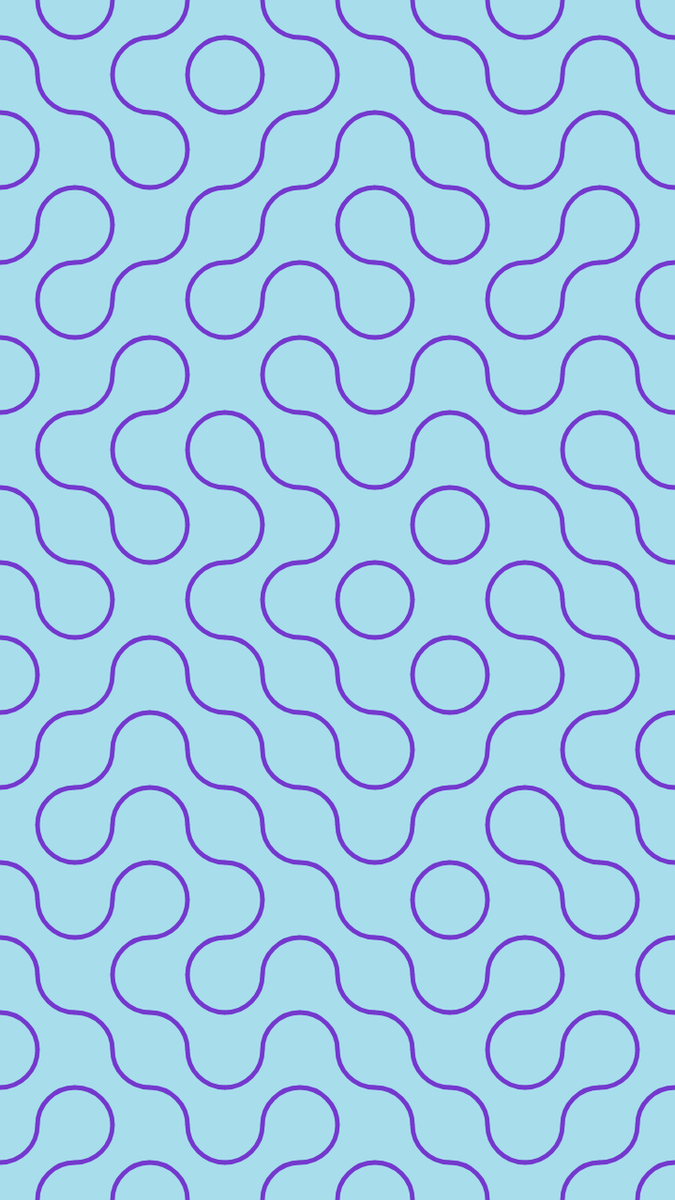
Frame 1 (no input)
Frame 60 (no input): identical to frame 1, image omitted
Frame 120 (the mouse pressed at the canvas centre since frame 60): identical to frame 1, image omitted

The p5.js sketch that drew this single still picture (run headless with seeded random() and noise() and a simulated clock; from frame 60 on, the mouse is pressed at the canvas centre):

// p5.js sketch
// ── sketch.js
///////////////////////////////////////////////////////////////////////////////////
// VARIABLES
///////////////////////////////////////////////////////////////////////////////////
let t = [];
let SIZE = 80;
let sizeOpts = [40, 80];
let phase = "wait";
let sw = 8;
let counter = 0;
let waitCounter = 0;
let r, g, b, lineCol, bgCol, rectCol;

let r2, g2, b2, lineCol2, bgCol2, rectCol2;

let DEBUG = false;
const INTERACTION_KEY = 53;

///////////////////////////////////////////////////////////////////////////////////
// HELPER FUNCS
///////////////////////////////////////////////////////////////////////////////////
function keyPressed() {
    if (keyCode === INTERACTION_KEY) {
      restart();
    }
  }
const restart = () => {
  t = [];
  SIZE = random(sizeOpts);
  counter = 0;
  waitCounter = 0;
  sw = random(3, 12);
  loadTiles();
  chooseMovingTiles();
  chooseColors();
  chooseSecondaryColors();
};
const loadTiles = () => {
  for (let i = SIZE / 2; i < width; i += SIZE) {
    for (let j = SIZE / 2; j < height; j += SIZE) {
      t.push(new Tile(i, j));
    }
  }
};

const chooseMovingTiles = () => {
  t = t.map((x) => {
    x.m = random() < 0.3;
    return x;
  });
};

const chooseColors = () => {
  r = random(255);
  g = random(255);
  b = random(255);

  lineCol = color(random(255), random(255), random(255));

  bgCol = color(
    (r + random(30, 225)) % 255,
    (g + random(30, 225)) % 255,
    (b + random(30, 225)) % 255
  );

  rectCol = color(
    (r + random(30, 225)) % 255,
    (g + random(30, 225)) % 255,
    (b + random(30, 225)) % 255
  );
};

const chooseSecondaryColors = () => {
  r2 = random(255);
  g2 = random(255);
  b2 = random(255);

  lineCol2 = color(r2, g2, b2);

  bgCol2 = color(
    (r2 + random(30, 225)) % 255,
    (g2 + random(30, 225)) % 255,
    (b2 + random(30, 225)) % 255
  );

  rectCol2 = color(
    (r2 + random(30, 225)) % 255,
    (g2 + random(30, 225)) % 255,
    (b2 + random(30, 225)) % 255
  );
};

const shiftColors = () => {
  lineCol = lineCol2;
  bgCol = bgCol2;
  rectCol = rectCol2;
};

const phaseChanger = () => {
  if (phase === "move") {
    if (counter === 90) {
      phase = "wait";
      counter = 0;
      chooseMovingTiles();
      if (waitCounter % 3 === 0) {
        phase = "color";
        counter = 0;
        waitCounter++;
      }
    }
  } else if (phase === "wait") {
    if (counter === 180) {
      phase = "move";
      counter = 0;
      waitCounter++;
    }
  } else if (phase === "color") {
    if (counter === 180) {
      phase = "move";
      counter = 0;
      shiftColors();

      chooseSecondaryColors();
    }
  }
};

///////////////////////////////////////////////////////////////////////////////////
// SKETCH FUNCS
///////////////////////////////////////////////////////////////////////////////////
function setup() {
  rectMode(CENTER);
  angleMode(DEGREES);
  createCanvas(720, 1280);
  restart();
}

function draw() {
  background(bgCol);
  if (phase === "color") {
    background(lerpColor(bgCol, bgCol2, map(counter, 0, 180, 0, 1)));
  }

  for (let tile of t) {
    tile.display();
    if (phase === "move") {
      tile.move();
    }
  }
  counter++;

  phaseChanger();
  if (DEBUG) {
    fill(255, 0, 255);
    textSize(50);
    text(phase, 100, 100);
    text(counter, 100, 150);
  }
}

///////////////////////////////////////////////////////////////////////////////////
// TILE CLASS
///////////////////////////////////////////////////////////////////////////////////
class Tile {
  constructor(x, y) {
    this.x = x;
    this.y = y;
    this.a = random([0, 90]);
    this.m = false;
    this.md = random([-1, 1]);
  }
  display() {
    push();
    translate(this.x, this.y);
    rotate(this.a);
    if (phase === "move" && this.m) {
      scale(-sin(counter * 2) / 2 + 1);
    }
    noStroke();
    fill(rectCol);
    if (phase === "color") {
      fill(lerpColor(rectCol, rectCol2, map(counter, 0, 180, 0, 1)));
    }
    rect(0, 0, SIZE, SIZE);
    noFill();
    stroke(lineCol);
    if (phase === "color") {
      stroke(lerpColor(lineCol, lineCol2, map(counter, 0, 180, 0, 1)));
    }

    strokeWeight(sw);
    arc(-SIZE / 2, -SIZE / 2, SIZE, SIZE, 0, 90);
    arc(SIZE / 2, SIZE / 2, SIZE, SIZE, 180, 270);

    pop();
  }
  move() {
    if (this.m) {
      this.a += this.md;
    }
  }
}
